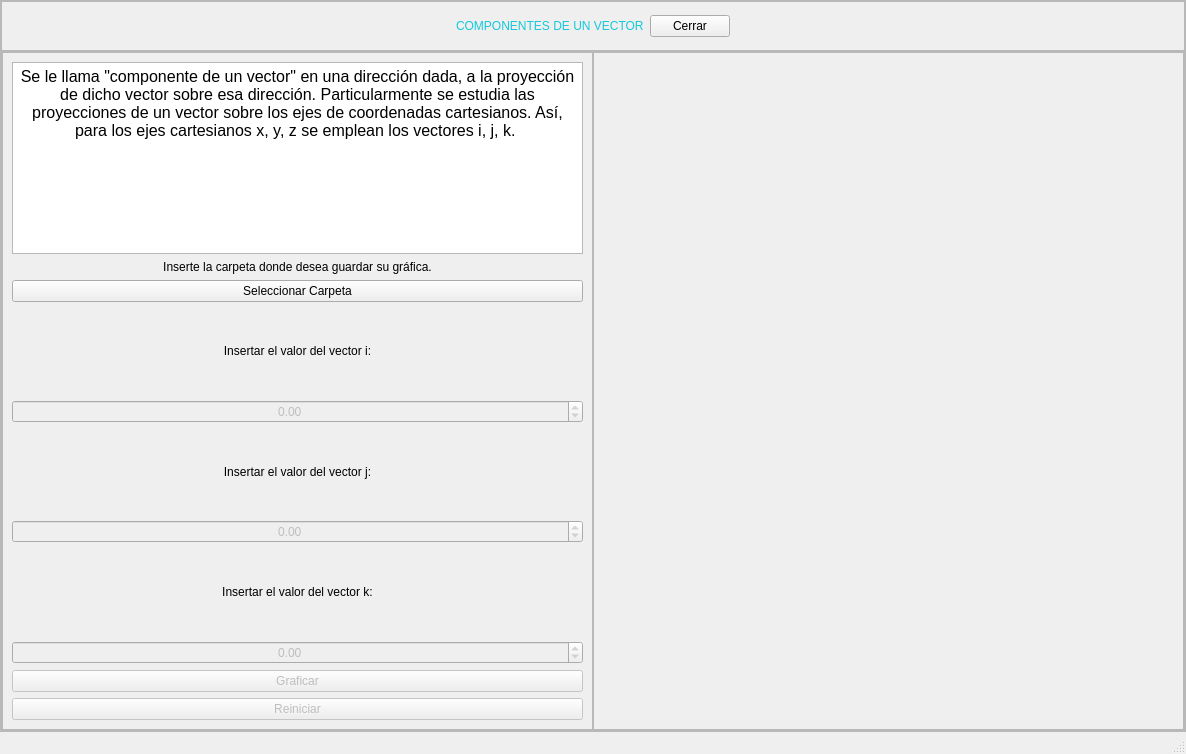
<?xml version="1.0" encoding="UTF-8"?>
<ui version="4.0">
 <class>MainWindow</class>
 <widget class="QMainWindow" name="MainWindow">
  <property name="geometry">
   <rect>
    <x>0</x>
    <y>0</y>
    <width>1186</width>
    <height>754</height>
   </rect>
  </property>
  <property name="windowTitle">
   <string>MainWindow</string>
  </property>
  <widget class="QWidget" name="centralwidget">
   <layout class="QHBoxLayout" name="horizontalLayout">
    <property name="spacing">
     <number>0</number>
    </property>
    <property name="leftMargin">
     <number>0</number>
    </property>
    <property name="topMargin">
     <number>0</number>
    </property>
    <property name="rightMargin">
     <number>0</number>
    </property>
    <property name="bottomMargin">
     <number>0</number>
    </property>
    <item>
     <widget class="QFrame" name="frame">
      <property name="frameShape">
       <enum>QFrame::StyledPanel</enum>
      </property>
      <property name="frameShadow">
       <enum>QFrame::Raised</enum>
      </property>
      <layout class="QVBoxLayout" name="verticalLayout" stretch="1,8">
       <property name="spacing">
        <number>0</number>
       </property>
       <property name="leftMargin">
        <number>0</number>
       </property>
       <property name="topMargin">
        <number>0</number>
       </property>
       <property name="rightMargin">
        <number>0</number>
       </property>
       <property name="bottomMargin">
        <number>0</number>
       </property>
       <item>
        <widget class="QFrame" name="frame_2">
         <property name="maximumSize">
          <size>
           <width>16777215</width>
           <height>50</height>
          </size>
         </property>
         <property name="styleSheet">
          <string notr="true">QPushButton{
	font: 10pt &quot;MS Shell Dlg 2&quot;;
}</string>
         </property>
         <property name="frameShape">
          <enum>QFrame::StyledPanel</enum>
         </property>
         <property name="frameShadow">
          <enum>QFrame::Raised</enum>
         </property>
         <layout class="QHBoxLayout" name="horizontalLayout_2">
          <item>
           <spacer name="horizontalSpacer">
            <property name="orientation">
             <enum>Qt::Horizontal</enum>
            </property>
            <property name="sizeHint" stdset="0">
             <size>
              <width>376</width>
              <height>20</height>
             </size>
            </property>
           </spacer>
          </item>
          <item>
           <widget class="QLabel" name="label">
            <property name="styleSheet">
             <string notr="true">font: 87 12pt &quot;Arial Black&quot;;
color: rgb(20, 200, 220);</string>
            </property>
            <property name="text">
             <string>COMPONENTES DE UN VECTOR</string>
            </property>
           </widget>
          </item>
          <item>
           <widget class="QPushButton" name="button_cerrar">
            <property name="text">
             <string>Cerrar</string>
            </property>
           </widget>
          </item>
          <item>
           <spacer name="horizontalSpacer_2">
            <property name="orientation">
             <enum>Qt::Horizontal</enum>
            </property>
            <property name="sizeHint" stdset="0">
             <size>
              <width>375</width>
              <height>20</height>
             </size>
            </property>
           </spacer>
          </item>
         </layout>
        </widget>
       </item>
       <item>
        <widget class="QFrame" name="frame_3">
         <property name="frameShape">
          <enum>QFrame::StyledPanel</enum>
         </property>
         <property name="frameShadow">
          <enum>QFrame::Raised</enum>
         </property>
         <layout class="QHBoxLayout" name="horizontalLayout_3" stretch="1,1">
          <property name="spacing">
           <number>0</number>
          </property>
          <property name="leftMargin">
           <number>0</number>
          </property>
          <property name="topMargin">
           <number>0</number>
          </property>
          <property name="rightMargin">
           <number>0</number>
          </property>
          <property name="bottomMargin">
           <number>0</number>
          </property>
          <item>
           <widget class="QFrame" name="frame_4">
            <property name="styleSheet">
             <string notr="true">font: 10pt &quot;MS Shell Dlg 2&quot;;</string>
            </property>
            <property name="frameShape">
             <enum>QFrame::StyledPanel</enum>
            </property>
            <property name="frameShadow">
             <enum>QFrame::Raised</enum>
            </property>
            <layout class="QVBoxLayout" name="verticalLayout_2" stretch="0,0,0,1,1,1,1,1,1,1,0">
             <item>
              <widget class="QTextEdit" name="textEdit">
               <property name="html">
                <string>&lt;!DOCTYPE HTML PUBLIC &quot;-//W3C//DTD HTML 4.0//EN&quot; &quot;http://www.w3.org/TR/REC-html40/strict.dtd&quot;&gt;
&lt;html&gt;&lt;head&gt;&lt;meta name=&quot;qrichtext&quot; content=&quot;1&quot; /&gt;&lt;style type=&quot;text/css&quot;&gt;
p, li { white-space: pre-wrap; }
&lt;/style&gt;&lt;/head&gt;&lt;body style=&quot; font-family:'MS Shell Dlg 2'; font-size:10pt; font-weight:400; font-style:normal;&quot;&gt;
&lt;p align=&quot;center&quot; style=&quot; margin-top:0px; margin-bottom:0px; margin-left:0px; margin-right:0px; -qt-block-indent:0; text-indent:0px;&quot;&gt;&lt;span style=&quot; font-size:12pt;&quot;&gt;Se le llama &amp;quot;componente de un vector&amp;quot; en una dirección dada, a la proyección de dicho vector sobre esa dirección. Particularmente se estudia las proyecciones de un vector sobre los ejes de coordenadas cartesianos. Así, para los ejes cartesianos x, y, z se emplean los vectores i, j, k. &lt;/span&gt;&lt;/p&gt;&lt;/body&gt;&lt;/html&gt;</string>
               </property>
              </widget>
             </item>
             <item>
              <widget class="QLabel" name="label_6">
               <property name="text">
                <string>Inserte la carpeta donde desea guardar su gráfica.</string>
               </property>
               <property name="alignment">
                <set>Qt::AlignCenter</set>
               </property>
              </widget>
             </item>
             <item>
              <widget class="QPushButton" name="button_guardar">
               <property name="text">
                <string>Seleccionar Carpeta</string>
               </property>
              </widget>
             </item>
             <item>
              <widget class="QLabel" name="label_2">
               <property name="text">
                <string>Insertar el valor del vector i:</string>
               </property>
               <property name="alignment">
                <set>Qt::AlignCenter</set>
               </property>
              </widget>
             </item>
             <item>
              <widget class="QDoubleSpinBox" name="comp_i">
               <property name="enabled">
                <bool>false</bool>
               </property>
               <property name="alignment">
                <set>Qt::AlignCenter</set>
               </property>
               <property name="minimum">
                <double>-10000.000000000000000</double>
               </property>
               <property name="maximum">
                <double>10000.000000000000000</double>
               </property>
               <property name="singleStep">
                <double>1.000000000000000</double>
               </property>
              </widget>
             </item>
             <item>
              <widget class="QLabel" name="label_3">
               <property name="text">
                <string>Insertar el valor del vector j:</string>
               </property>
               <property name="alignment">
                <set>Qt::AlignCenter</set>
               </property>
              </widget>
             </item>
             <item>
              <widget class="QDoubleSpinBox" name="comp_j">
               <property name="enabled">
                <bool>false</bool>
               </property>
               <property name="alignment">
                <set>Qt::AlignCenter</set>
               </property>
               <property name="minimum">
                <double>-10000.000000000000000</double>
               </property>
               <property name="maximum">
                <double>10000.000000000000000</double>
               </property>
               <property name="singleStep">
                <double>0.100000000000000</double>
               </property>
              </widget>
             </item>
             <item>
              <widget class="QLabel" name="label_4">
               <property name="text">
                <string>Insertar el valor del vector k:</string>
               </property>
               <property name="alignment">
                <set>Qt::AlignCenter</set>
               </property>
              </widget>
             </item>
             <item>
              <widget class="QDoubleSpinBox" name="comp_k">
               <property name="enabled">
                <bool>false</bool>
               </property>
               <property name="alignment">
                <set>Qt::AlignCenter</set>
               </property>
               <property name="minimum">
                <double>-10000.000000000000000</double>
               </property>
               <property name="maximum">
                <double>10000.000000000000000</double>
               </property>
               <property name="singleStep">
                <double>0.100000000000000</double>
               </property>
              </widget>
             </item>
             <item>
              <widget class="QPushButton" name="button_graficar">
               <property name="enabled">
                <bool>false</bool>
               </property>
               <property name="text">
                <string>Graficar</string>
               </property>
              </widget>
             </item>
             <item>
              <widget class="QPushButton" name="button_reintentar">
               <property name="enabled">
                <bool>false</bool>
               </property>
               <property name="text">
                <string>Reiniciar</string>
               </property>
              </widget>
             </item>
            </layout>
           </widget>
          </item>
          <item>
           <widget class="QFrame" name="frame_5">
            <property name="frameShape">
             <enum>QFrame::StyledPanel</enum>
            </property>
            <property name="frameShadow">
             <enum>QFrame::Raised</enum>
            </property>
            <layout class="QVBoxLayout" name="verticalLayout_4">
             <item>
              <layout class="QVBoxLayout" name="grafica_componentes"/>
             </item>
            </layout>
           </widget>
          </item>
         </layout>
        </widget>
       </item>
      </layout>
     </widget>
    </item>
   </layout>
  </widget>
  <widget class="QStatusBar" name="statusbar"/>
 </widget>
 <resources/>
 <connections/>
</ui>
